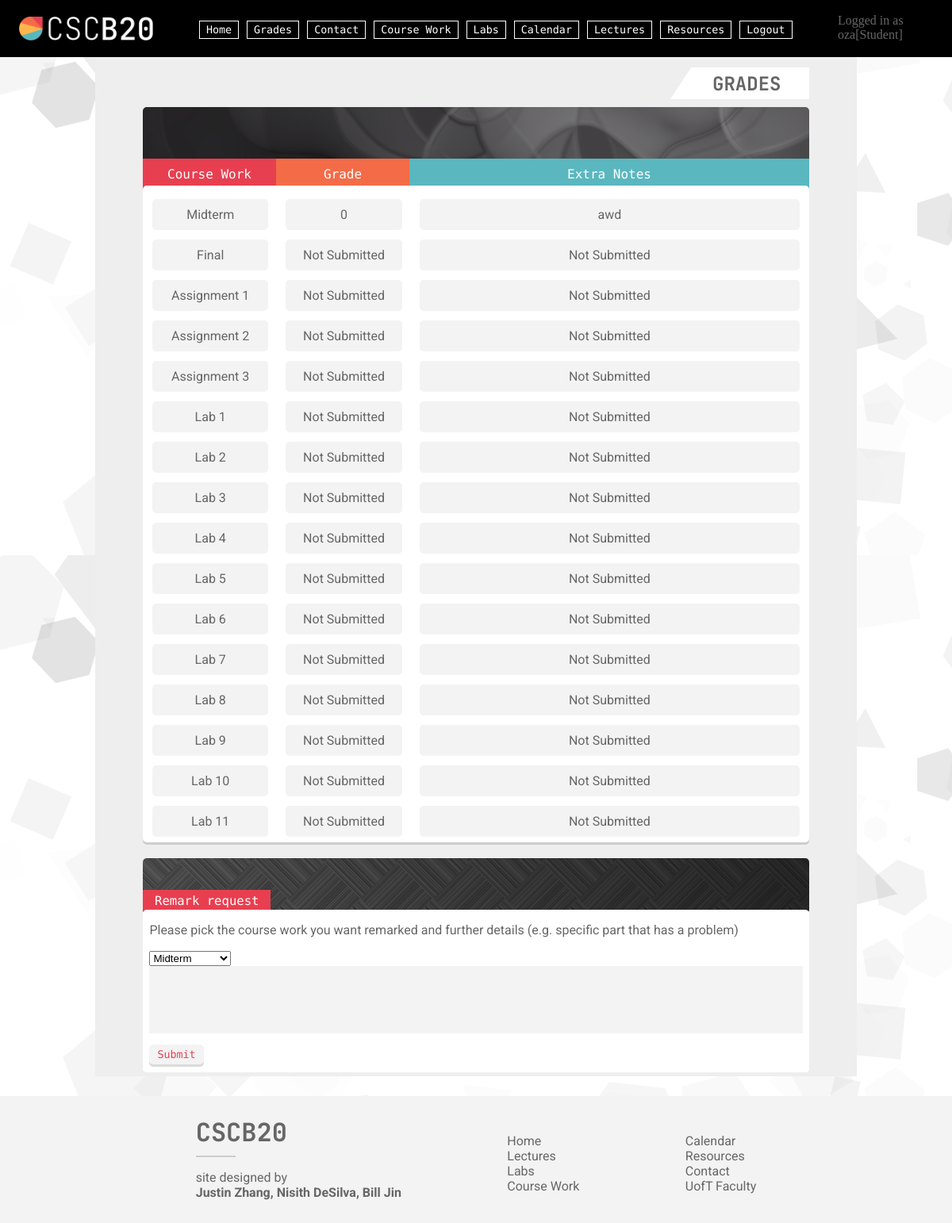
The page /Grades (signed in) on the database its author committed.
### src/app.py (models this page shows)
class Notes(db.Model):
    __tablename__ = 'Notes'
    worktype = db.Column(db.String(20), primary_key = True)
    username = db.Column(db.String(20), db.ForeignKey('User.username'), nullable = False, primary_key=True)
    grade = db.Column(db.Integer)
    extraNotes = db.Column(db.Text)

### src/app.py (the view)
@app.route("/Grades")
def Grades():
    if "user" not in session: return redirect(url_for("login"))
    if session["user"]["clas"]!="Student": return redirect(url_for("Home"))
    grades = {}
    username = session["user"]["username"]
    for i in courseworks:
        q = db.session.query(Notes).filter(Notes.worktype==i, Notes.username==username)
        if q.count()==0:
            grades[i]=gradeEntry("Not Submitted", "Not Submitted")
        else:
            q = q.first()
            grades[i]=gradeEntry(q.grade, q.extraNotes)
    return render_template("Grades.html", user=session["user"], grades=grades, courseworks=courseworks)

### src/templates/Grades.html (shortened to what this page needs)
<!DOCTYPE html>
<html lang="en" dir="ltr">
    <head>
        <link rel="stylesheet"
              href="{{ url_for('static',filename='styles/index.css') }}">
        <link rel="stylesheet"
              href="{{ url_for('static',filename='styles/Grades.css') }}">
    </head>
    <body>
        {% extends "template.html" %}
        {% block content %}
        <div class="flex-title">
            <div class="title-poly">
                <h2>GRADES</h2>
            </div>
        </div>
        <div class="head-img">
            <img src="/static/res/graphic2.png">
        </div>
        <div id="table-sec">
            <table id="tb-headers">
                <colgroup>
                    <col id="course-work" />
                    <col id="grade" />
                    <col id="notes" />
                </colgroup>
                <tr>
                    <th style="background-color:#e83f50ff">Course Work</th>
                    <th style="background-color:#f46b48ff">Grade</th>
                    <th style="background-color:#5ab7bfff">Extra Notes</th>
                </tr>
            </table>
            <table id="assessments">
                <colgroup>
                    <col id="course-work" />
                    <col id="grade" />
                    <col id="notes" />
                </colgroup>
                {% for i in grades.keys() %}
                <tr>
                    <th><div>{{ i }}</div></th>
                    <th><div>{{ grades[i].grade }}</div></th>
                    <th><div>{{ grades[i].notes }}</div></th>
                </tr>
                {% endfor %}
            </table>
        </div>
        <div class="feeback-sec">
            <img src="/static/res/graphic3.png" class="triangle-img">
            <div class="anon-feedback-title">
                <h3>Remark request</h3>
            </div>
            <div class="feedback-in">
                <p>Please pick the course work you want remarked and further details (e.g. specific part that has a problem)</p>
                <form class="feedback-form" action="{{ url_for('remarkReq') }}" method="POST">
                    <select name="worktype">
                        {% for i in courseworks %}
                        <option value="{{ i }}">{{ i }}</option>
                        {% endfor %}
                    </select>
                    <textarea name="reason"></textarea>
                    <button type='submit' value="Submit">Submit</button>
                </form>
            </div>
        </div>
        {% endblock %}

### src/templates/template.html (shortened to what this page needs)
<!DOCTYPE html>
<html lang="en" dir="ltr">
    <head>
        <link rel="stylesheet"
              href="{{ url_for('static',filename='styles/index.css') }}">
        <link rel="stylesheet"
              href="{{ url_for('static',filename='styles/Resources.css') }}">
    </head>
    <body>
        <header class="head">
            <div>
                <a href="{{ url_for('Home') }}">
                    <img src="/static/res/cscb20_w_logo.webp" class="logo">
                </a>
            </div>
            <div>
                <nav class="header-nav">
                    {% if not notlogged %}
                        <a href="{{ url_for("Home") }}" class="head-item">Home</a>
                        {% if user.clas == 'Student' %}
                        <a href="{{ url_for("Grades") }}" class="head-item">Grades</a>
                        <a href="{{ url_for("Contact") }}" class="head-item">Contact</a>
                        {% else %}
                        <a href="{{ url_for("ReMarks") }}" class="head-item">Remarks</a>
                        <a href="{{ url_for("Marks") }}" class="head-item">Marks</a>
                        <a href="{{ url_for("Feedback") }}" class="head-item">Feedback</a>
                        {% endif %}
                        <a href="{{ url_for("CourseWork") }}" class="head-item">Course Work</a>
                        <a href="{{ url_for("Labs") }}" class="head-item">Labs</a>
                        <a href="{{ url_for("Calendar") }}" class="head-item">Calendar</a>
                        <a href="{{ url_for("Lectures") }}" class="head-item">Lectures</a>
                        <a href="{{ url_for("Resources") }}" class="head-item">Resources</a>
                        <a href="{{ url_for("Logout") }}" class="head-item">Logout</a>
                    {% endif %}
                </nav>
            </div>
            {% if not notlogged %}
            <p>Logged in as {{ user.username }}[{{ user.clas }}]</p>
            {% endif %}
        </header>
        <div class="body">
            {% block content %}
            {% endblock %}
        </div>
        <footer class="foot">
            <div>
                <h1 id="footer-logo">CSCB20</h1>
                <hr style="width:50px;
                           text-align:left;
                           margin-left:0;
                           height:2px;
                           background-color:#cccccc;
                           border-width:0">
                <p>
                    site designed by
                    <br>
                    <b>Justin Zhang, Nisith DeSilva, Bill Jin</b>
                </p>
            </div>
            <div class="footer-item">
                <a href="{{ url_for('Home') }}">Home</a>
                <br>
                <a href="{{ url_for('Lectures') }}">Lectures</a>
                <br>
                <a href="{{ url_for('Labs') }}">Labs</a>
                <br>
                <a href="{{ url_for('CourseWork') }}">Course Work</a>
            </div>
            <div class="footer-item">
                <a href="{{ url_for('Calendar') }}">Calendar</a>
                <br>
                <a href="{{ url_for('Resources') }}">Resources</a>
                <br>
                {% if not notlogged %}
                {% if user.clas=="Student" %}
                <a href="{{ url_for('Contact') }}">Contact</a>
                {% else %}
                <a href="{{ url_for('Marks') }}">Marks</a>
                {% endif %}
                {% endif%}
                <br>
                <a href="https://web.cs.toronto.edu/people/faculty-directory">UofT Faculty</a>
            </div>
        </footer>
    </body>
</html>

### src/static/styles/index.css (style rules this page uses)
:root { --header-width:80vw; --header-left:10vw; }
body { min-height: 100vh; height: fit-content; display: flex; flex-direction: column; padding:0px; margin:0px; overflow-x: hidden; transition-duration: 0s; background-image: url("../res/bgw.webp") }
p { color: #666666; }
.foot p { font-family: "Roboto"; }
.foot { margin-top: 25px; min-height:150px; flex:0; display: flex; justify-content: space-around; padding-left: 15%; padding-right: 15%; padding-top: 10px; background-color: #f3f3f3ff; align-items: center; box-shadow: 0px 3px rgb(205, 205, 205); z-index: 1000000; }
#footer-logo { font-family: "JetBrains Mono"; color: #666666; padding: 0%; margin: 0px; }
.footer-item { text-decoration: none; font-family: "Roboto"; font-weight: normal; }
.footer-item a { color: #666666; text-decoration: none; }
.body { width: calc(var(--header-width) - 10%); padding-left: 5%; padding-right: 5%; margin-left: auto; margin-right: auto; padding-top: 75px; flex: 1; background-color: #eeeeee; height: fit-content; padding-bottom: 5px; }
.header-nav { display: flex; justify-content:space-between; width: fit-content; }
.head { align-items: center; height:50px; display: flex; justify-content:space-between; position: fixed; width: 96vw; padding-left: 2vw; padding-right: 2vw; padding-top: 10px; padding-bottom: 10px; border-bottom: 2px solid black; overflow: hidden; background-color: #000000; z-index: 800; left: 0px; }
.head div { margin-top: 5px; }
.head-item { transition-duration: 0.2s; position: relative; text-decoration: none; width: fit-content; margin-left: 5px; margin-right: 5px; padding: 3px; padding-left: 8px; padding-right: 8px; text-align: center; font-family: 'Fragment Mono'; font-size: smaller; color: #FFFFFF; border: #FFFFFF solid 1px; }
.logo { height: 30px; }
.head p { width: 10vw; }

### src/static/styles/Grades.css (style rules this page uses)
.feeback-sec { font-family: 'Roboto'; margin-top: 10px; width: 100%; position: relative; height: fit-content; background-color: white; border-radius: 5px; }
.triangle-img { float: left; position: absolute; width: 100%; height: var(--triangle-height); border-radius: 5px; margin-bottom: 0px; object-fit: cover; z-index: 0; }
.feedback-in { padding-left: 1%; padding-right: 1%; position: inherit; display: inline-block; margin-top: calc(var(--triangle-height) - 5px); width: 98%; height: 100%; border-radius: 5px; background-color: white; padding-bottom: 5px; }
.feedback-form { display: inline-block; width: 100%; }
.feedback-form textarea { font-family: 'Roboto'; padding: 5px; margin: 0px; width: calc(100% - 10px); height: 75px; resize: none; border: none; background-color: #f3f3f3ff; margin-bottom: 10px; }
.feedback-form button { border: none; cursor: pointer; padding-left: 10px; padding-right: 10px; padding-top: 5px; padding-bottom: 5px; margin-bottom: 5px; border-radius: 5px; box-shadow: 0px 3px rgba(0, 0, 0, 0.14); font-family: "Fragment Mono", monospace; background-color: #f3f3f3ff; color: #e83f50; transition-duration: 0.1s; }
.anon-feedback-title { top:calc(var(--triangle-height) - 30px); float: left; position: absolute; font-size: smaller; height: fit-content; color: white; padding: 5px; padding-left: 15px; padding-right: 15px; background-color: #e83f50ff; }
.anon-feedback-title h3 { margin: 0px; padding: 0px; font-family: 'Fragment Mono', monospace; font-weight: lighter; }
#assessments { width: 100%; position: relative; top: -10px; table-layout: fixed; background-color: #FFFFFF; border-radius: 5px; font-family: 'Roboto'; color: #666666; font-weight: lighter; padding-top: 10px; box-shadow: 0px 3px rgb(205, 205, 205); z-index: 20; }
#assessments th { padding: 5px 10px; }
#assessments div { background-color: #f3f3f3ff; border-radius: 5px; padding: 10px 0px; font-weight: normal; }
#course-work { width: 20%; }
#grade { width: 20%; }
#tb-headers { width: 100%; table-layout: fixed; border-radius: 5px; font-family: "Fragment Mono", monospace; color: white; border-spacing: 0px; padding-bottom: 0px; z-index: 10; position: relative; top: -5px; }
#tb-headers th { padding: 10px 0px; font-weight: lighter; }
.head-img { display: flex; width: 100%; align-items: center; justify-content: center; }
.head-img img { width: 100%; object-fit: cover; height: var(--triangle-height); border-radius: 5px; }

### rows shown on the page
Notes: username "oza", worktype "Midterm", grade "0", extraNotes "awd"

### other values the page prints
{{ user.clas }} "Student"
{{ i }} "Final" "Assignment 1" "Assignment 2" "Assignment 3" "Lab 1" "Lab 2" "Lab 3" "Lab 4" "Lab 5" "Lab 6" "Lab 7" "Lab 8" "Lab 9" "Lab 10" "Lab 11"
{{ grades[i].grade }} "Not Submitted" "Not Submitted" "Not Submitted" "Not Submitted" "Not Submitted" "Not Submitted" "Not Submitted" "Not Submitted" "Not Submitted" "Not Submitted" "Not Submitted" "Not Submitted" "Not Submitted" "Not Submitted" "Not Submitted"
{{ grades[i].notes }} "Not Submitted" "Not Submitted" "Not Submitted" "Not Submitted" "Not Submitted" "Not Submitted" "Not Submitted" "Not Submitted" "Not Submitted" "Not Submitted" "Not Submitted" "Not Submitted" "Not Submitted" "Not Submitted" "Not Submitted"
form field worktype "Midterm"
